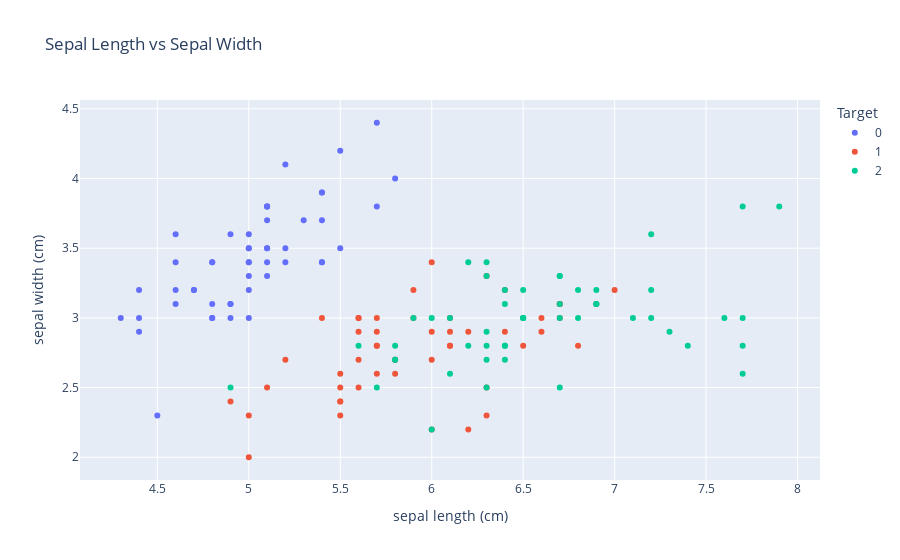

Source (notebook cell):
### Markdown cell above
---
## Question 1 (10 points): Visualize the Dataset

Create a scatter plot to visualize the relationship between the two features. Color each point by its class (target).

✏️ **Task:**
- Plot sepal length vs sepal width.  
- Use different colors for each class.  
- Label the axes and add a title.

### Code cell
# Your code here
fig = px.scatter(df, x=iris.feature_names[0], y=iris.feature_names[1], color=df['target'].astype(str),
                 title='Sepal Length vs Sepal Width') # add legend
fig.update_layout(legend_title_text='Target')
fig.show()

### Figure 1 — Plotly figure (JSON) as saved in the notebook; plotly's stock layout.template omitted (floating-point values rounded to 4 significant figures)
{"data": [{"hovertemplate": "color=0<br>sepal length (cm)=%{x}<br>sepal width (cm)=%{y}<extra></extra>", "legendgroup": "0", "marker": {"color": "#636efa", "symbol": "circle"}, "mode": "markers", "name": "0", "orientation": "v", "showlegend": true, "type": "scatter", "x": [5.1, 4.9, 4.7, 4.6, 5.0, 5.4, 4.6, 5.0, 4.4, 4.9, 5.4, 4.8, 4.8, 4.3, 5.8, 5.7, 5.4, 5.1, 5.7, 5.1, 5.4, 5.1, 4.6, 5.1, 4.8, 5.0, 5.0, 5.2, 5.2, 4.7, 4.8, 5.4, 5.2, 5.5, 4.9, 5.0, 5.5, 4.9, 4.4, 5.1, 5.0, 4.5, 4.4, 5.0, 5.1, 4.8, 5.1, 4.6, 5.3, 5.0], "xaxis": "x", "y": [3.5, 3.0, 3.2, 3.1, 3.6, 3.9, 3.4, 3.4, 2.9, 3.1, 3.7, 3.4, 3.0, 3.0, 4.0, 4.4, 3.9, 3.5, 3.8, 3.8, 3.4, 3.7, 3.6, 3.3, 3.4, 3.0, 3.4, 3.5, 3.4, 3.2, 3.1, 3.4, 4.1, 4.2, 3.1, 3.2, 3.5, 3.6, 3.0, 3.4, 3.5, 2.3, 3.2, 3.5, 3.8, 3.0, 3.8, 3.2, 3.7, 3.3], "yaxis": "y"}, {"hovertemplate": "color=1<br>sepal length (cm)=%{x}<br>sepal width (cm)=%{y}<extra></extra>", "legendgroup": "1", "marker": {"color": "#EF553B", "symbol": "circle"}, "mode": "markers", "name": "1", "orientation": "v", "showlegend": true, "type": "scatter", "x": [7.0, 6.4, 6.9, 5.5, 6.5, 5.7, 6.3, 4.9, 6.6, 5.2, 5.0, 5.9, 6.0, 6.1, 5.6, 6.7, 5.6, 5.8, 6.2, 5.6, 5.9, 6.1, 6.3, 6.1, 6.4, 6.6, 6.8, 6.7, 6.0, 5.7, 5.5, 5.5, 5.8, 6.0, 5.4, 6.0, 6.7, 6.3, 5.6, 5.5, 5.5, 6.1, 5.8, 5.0, 5.6, 5.7, 5.7, 6.2, 5.1, 5.7], "xaxis": "x", "y": [3.2, 3.2, 3.1, 2.3, 2.8, 2.8, 3.3, 2.4, 2.9, 2.7, 2.0, 3.0, 2.2, 2.9, 2.9, 3.1, 3.0, 2.7, 2.2, 2.5, 3.2, 2.8, 2.5, 2.8, 2.9, 3.0, 2.8, 3.0, 2.9, 2.6, 2.4, 2.4, 2.7, 2.7, 3.0, 3.4, 3.1, 2.3, 3.0, 2.5, 2.6, 3.0, 2.6, 2.3, 2.7, 3.0, 2.9, 2.9, 2.5, 2.8], "yaxis": "y"}, {"hovertemplate": "color=2<br>sepal length (cm)=%{x}<br>sepal width (cm)=%{y}<extra></extra>", "legendgroup": "2", "marker": {"color": "#00cc96", "symbol": "circle"}, "mode": "markers", "name": "2", "orientation": "v", "showlegend": true, "type": "scatter", "x": [6.3, 5.8, 7.1, 6.3, 6.5, 7.6, 4.9, 7.3, 6.7, 7.2, 6.5, 6.4, 6.8, 5.7, 5.8, 6.4, 6.5, 7.7, 7.7, 6.0, 6.9, 5.6, 7.7, 6.3, 6.7, 7.2, 6.2, 6.1, 6.4, 7.2, 7.4, 7.9, 6.4, 6.3, 6.1, 7.7, 6.3, 6.4, 6.0, 6.9, 6.7, 6.9, 5.8, 6.8, 6.7, 6.7, 6.3, 6.5, 6.2, 5.9], "xaxis": "x", "y": [3.3, 2.7, 3.0, 2.9, 3.0, 3.0, 2.5, 2.9, 2.5, 3.6, 3.2, 2.7, 3.0, 2.5, 2.8, 3.2, 3.0, 3.8, 2.6, 2.2, 3.2, 2.8, 2.8, 2.7, 3.3, 3.2, 2.8, 3.0, 2.8, 3.0, 2.8, 3.8, 2.8, 2.8, 2.6, 3.0, 3.4, 3.1, 3.0, 3.1, 3.1, 3.1, 2.7, 3.2, 3.3, 3.0, 2.5, 3.0, 3.4, 3.0], "yaxis": "y"}], "layout": {"legend": {"title": {"text": "Target"}, "tracegroupgap": 0}, "title": {"text": "Sepal Length vs Sepal Width"}, "xaxis": {"anchor": "y", "domain": [0, 1], "title": {"text": "sepal length (cm)"}}, "yaxis": {"anchor": "x", "domain": [0, 1], "title": {"text": "sepal width (cm)"}}}}
